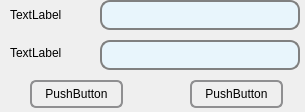
<?xml version="1.0" encoding="UTF-8"?>
<ui version="4.0">
 <class>change_passwd_dialog</class>
 <widget class="QWidget" name="change_passwd_dialog">
  <property name="geometry">
   <rect>
    <x>0</x>
    <y>0</y>
    <width>305</width>
    <height>112</height>
   </rect>
  </property>
  <property name="windowTitle">
   <string>change_passwd_dialog</string>
  </property>
  <widget class="QPushButton" name="pushButton">
   <property name="geometry">
    <rect>
     <x>30</x>
     <y>80</y>
     <width>93</width>
     <height>28</height>
    </rect>
   </property>
   <property name="styleSheet">
    <string notr="true">QPushButton {
    border: 2px solid #8f8f91;
    border-radius: 6px;
    background-color: qlineargradient(x1: 0, y1: 0, x2: 0, y2: 1,
                                      stop: 0 #f6f7fa, stop: 1 #dadbde);
    min-width: 80px;
}

QPushButton:pressed {
    background-color: qlineargradient(x1: 0, y1: 0, x2: 0, y2: 1,
                                      stop: 0 #dadbde, stop: 1 #f6f7fa);
}

QPushButton:flat {
    border: none; /* no border for a flat push button */
}

QPushButton:default {
    border-color: rgb(255, 255, 255); /* make the default button prominent */
}</string>
   </property>
   <property name="text">
    <string>PushButton</string>
   </property>
  </widget>
  <widget class="QLineEdit" name="lineEdit">
   <property name="geometry">
    <rect>
     <x>100</x>
     <y>0</y>
     <width>200</width>
     <height>30</height>
    </rect>
   </property>
   <property name="styleSheet">
    <string notr="true">QLineEdit {
    border: 2px solid gray;
    border-radius: 10px;
    padding: 0 8px;
    background: rgb(232,245,252);
    selection-background-color: darkgray;
}</string>
   </property>
  </widget>
  <widget class="QLabel" name="label">
   <property name="geometry">
    <rect>
     <x>10</x>
     <y>7</y>
     <width>72</width>
     <height>15</height>
    </rect>
   </property>
   <property name="text">
    <string>TextLabel</string>
   </property>
  </widget>
  <widget class="QLineEdit" name="lineEdit_2">
   <property name="geometry">
    <rect>
     <x>100</x>
     <y>40</y>
     <width>200</width>
     <height>30</height>
    </rect>
   </property>
   <property name="styleSheet">
    <string notr="true">QLineEdit {
    border: 2px solid gray;
    border-radius: 10px;
    padding: 0 8px;
    background: rgb(232,245,252);
    selection-background-color: darkgray;
}</string>
   </property>
  </widget>
  <widget class="QPushButton" name="pushButton_2">
   <property name="geometry">
    <rect>
     <x>190</x>
     <y>80</y>
     <width>93</width>
     <height>28</height>
    </rect>
   </property>
   <property name="styleSheet">
    <string notr="true">QPushButton {
    border: 2px solid #8f8f91;
    border-radius: 6px;
    background-color: qlineargradient(x1: 0, y1: 0, x2: 0, y2: 1,
                                      stop: 0 #f6f7fa, stop: 1 #dadbde);
    min-width: 80px;
}

QPushButton:pressed {
    background-color: qlineargradient(x1: 0, y1: 0, x2: 0, y2: 1,
                                      stop: 0 #dadbde, stop: 1 #f6f7fa);
}

QPushButton:flat {
    border: none; /* no border for a flat push button */
}

QPushButton:default {
    border-color: rgb(255, 255, 255); /* make the default button prominent */
}</string>
   </property>
   <property name="text">
    <string>PushButton</string>
   </property>
  </widget>
  <widget class="QLabel" name="label_2">
   <property name="geometry">
    <rect>
     <x>10</x>
     <y>45</y>
     <width>72</width>
     <height>15</height>
    </rect>
   </property>
   <property name="text">
    <string>TextLabel</string>
   </property>
  </widget>
 </widget>
 <layoutdefault spacing="6" margin="11"/>
 <resources/>
 <connections/>
</ui>
